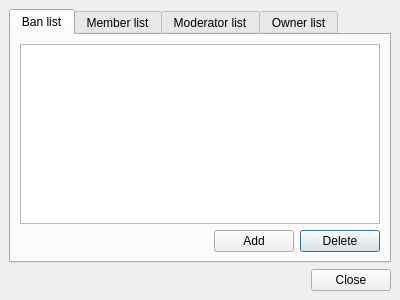
<ui version="4.0" >
 <class>groupchatadmin</class>
 <widget class="QDialog" name="groupchatadmin" >
  <property name="geometry" >
   <rect>
    <x>0</x>
    <y>0</y>
    <width>400</width>
    <height>300</height>
   </rect>
  </property>
  <property name="windowTitle" >
   <string>Dialog</string>
  </property>
  <layout class="QGridLayout" >
   <property name="margin" >
    <number>9</number>
   </property>
   <property name="spacing" >
    <number>6</number>
   </property>
   <item row="0" column="0" colspan="2" >
    <widget class="QTabWidget" name="tabWidget" >
     <property name="currentIndex" >
      <number>0</number>
     </property>
     <widget class="QWidget" name="tab" >
      <attribute name="title" >
       <string>Ban list</string>
      </attribute>
      <layout class="QGridLayout" >
       <property name="margin" >
        <number>9</number>
       </property>
       <property name="spacing" >
        <number>6</number>
       </property>
       <item row="0" column="0" colspan="3" >
        <widget class="QListWidget" name="banlist" />
       </item>
       <item row="1" column="2" >
        <widget class="QPushButton" name="deleteban" >
         <property name="text" >
          <string>Delete</string>
         </property>
        </widget>
       </item>
       <item row="1" column="1" >
        <widget class="QPushButton" name="addban" >
         <property name="text" >
          <string>Add</string>
         </property>
        </widget>
       </item>
       <item row="1" column="0" >
        <spacer>
         <property name="orientation" >
          <enum>Qt::Horizontal</enum>
         </property>
         <property name="sizeHint" >
          <size>
           <width>91</width>
           <height>20</height>
          </size>
         </property>
        </spacer>
       </item>
      </layout>
     </widget>
     <widget class="QWidget" name="tab_2" >
      <attribute name="title" >
       <string>Member list</string>
      </attribute>
      <layout class="QGridLayout" >
       <property name="margin" >
        <number>9</number>
       </property>
       <property name="spacing" >
        <number>6</number>
       </property>
       <item row="1" column="2" >
        <widget class="QPushButton" name="deletemember" >
         <property name="text" >
          <string>Delete</string>
         </property>
        </widget>
       </item>
       <item row="0" column="0" colspan="3" >
        <widget class="QListWidget" name="memberlist" />
       </item>
       <item row="1" column="1" >
        <widget class="QPushButton" name="addmember" >
         <property name="text" >
          <string>Add</string>
         </property>
        </widget>
       </item>
       <item row="1" column="0" >
        <spacer>
         <property name="orientation" >
          <enum>Qt::Horizontal</enum>
         </property>
         <property name="sizeHint" >
          <size>
           <width>91</width>
           <height>20</height>
          </size>
         </property>
        </spacer>
       </item>
      </layout>
     </widget>
     <widget class="QWidget" name="tab_3" >
      <attribute name="title" >
       <string>Moderator list</string>
      </attribute>
      <layout class="QGridLayout" >
       <property name="margin" >
        <number>9</number>
       </property>
       <property name="spacing" >
        <number>6</number>
       </property>
       <item row="1" column="0" >
        <spacer>
         <property name="orientation" >
          <enum>Qt::Horizontal</enum>
         </property>
         <property name="sizeHint" >
          <size>
           <width>321</width>
           <height>20</height>
          </size>
         </property>
        </spacer>
       </item>
       <item row="1" column="1" >
        <widget class="QPushButton" name="addmoderator" >
         <property name="text" >
          <string>Add</string>
         </property>
        </widget>
       </item>
       <item row="1" column="2" >
        <widget class="QPushButton" name="deletemoderator" >
         <property name="text" >
          <string>Delete</string>
         </property>
        </widget>
       </item>
       <item row="0" column="0" colspan="3" >
        <widget class="QListWidget" name="moderatorlist" />
       </item>
      </layout>
     </widget>
     <widget class="QWidget" name="tab_4" >
      <attribute name="title" >
       <string>Owner list</string>
      </attribute>
      <layout class="QGridLayout" >
       <property name="margin" >
        <number>9</number>
       </property>
       <property name="spacing" >
        <number>6</number>
       </property>
       <item row="1" column="0" >
        <spacer>
         <property name="orientation" >
          <enum>Qt::Horizontal</enum>
         </property>
         <property name="sizeHint" >
          <size>
           <width>91</width>
           <height>20</height>
          </size>
         </property>
        </spacer>
       </item>
       <item row="1" column="2" >
        <widget class="QPushButton" name="deleteowner" >
         <property name="text" >
          <string>Delete</string>
         </property>
        </widget>
       </item>
       <item row="0" column="0" colspan="3" >
        <widget class="QListWidget" name="ownerlist" />
       </item>
       <item row="1" column="1" >
        <widget class="QPushButton" name="addowner" >
         <property name="text" >
          <string>Add</string>
         </property>
        </widget>
       </item>
      </layout>
     </widget>
    </widget>
   </item>
   <item row="1" column="0" >
    <spacer>
     <property name="orientation" >
      <enum>Qt::Horizontal</enum>
     </property>
     <property name="sizeHint" >
      <size>
       <width>274</width>
       <height>20</height>
      </size>
     </property>
    </spacer>
   </item>
   <item row="1" column="1" >
    <widget class="QPushButton" name="pushButton_2" >
     <property name="text" >
      <string>Close</string>
     </property>
    </widget>
   </item>
  </layout>
 </widget>
 <resources/>
 <connections/>
</ui>
